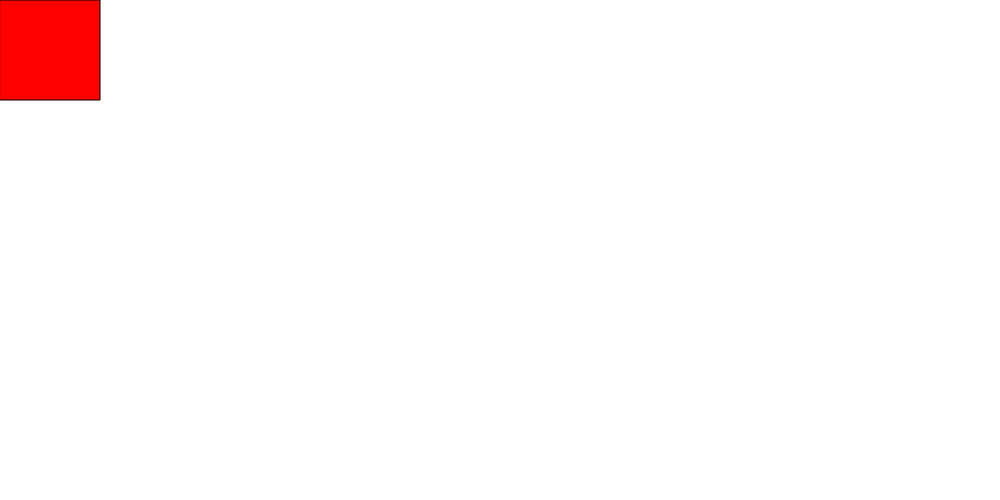
Frame 1 (no input)
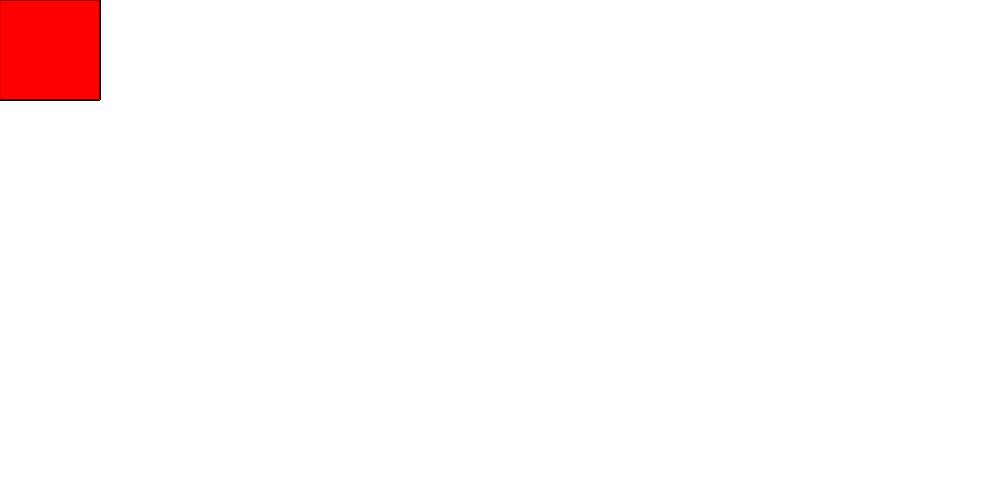
Frame 60 (no input)
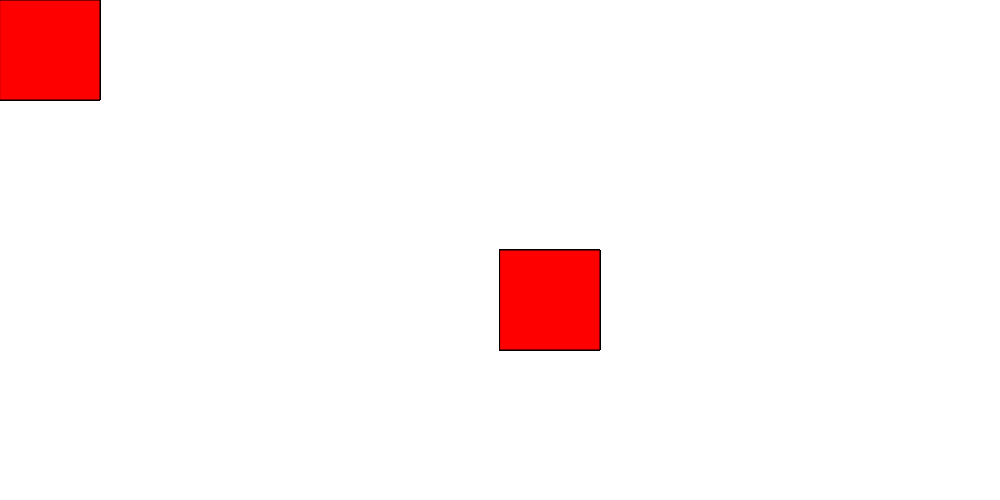
Frame 120 (the mouse pressed at the canvas centre since frame 60)

The p5.js sketch that drew these frames (run headless with seeded random() and noise() and a simulated clock; from frame 60 on, the mouse is pressed at the canvas centre):

// p5.js sketch
// ── sketch.js
function setup() {
  // put setup code here
  createCanvas(1000, 500);
}

function draw() {
  // put drawing code here

  fill(255,0,0) ;
  rect(mouseX, mouseY, 100, 100);
}
